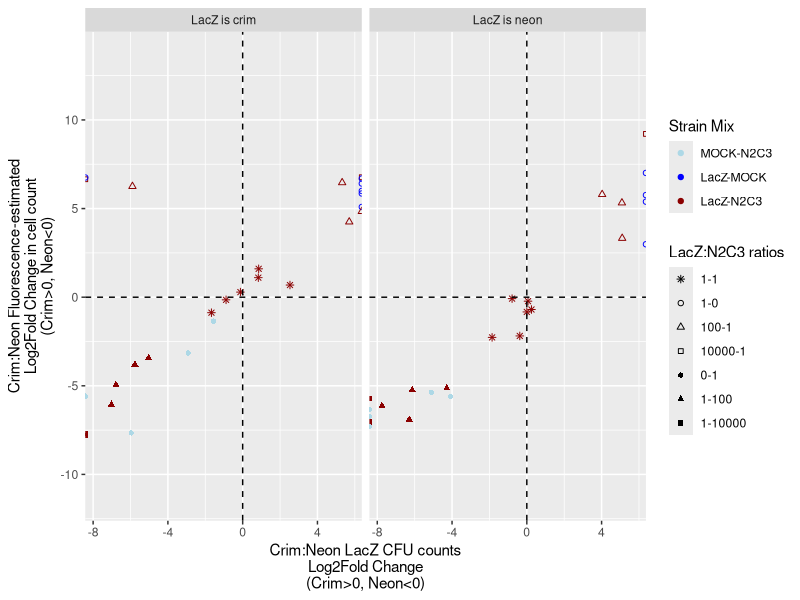
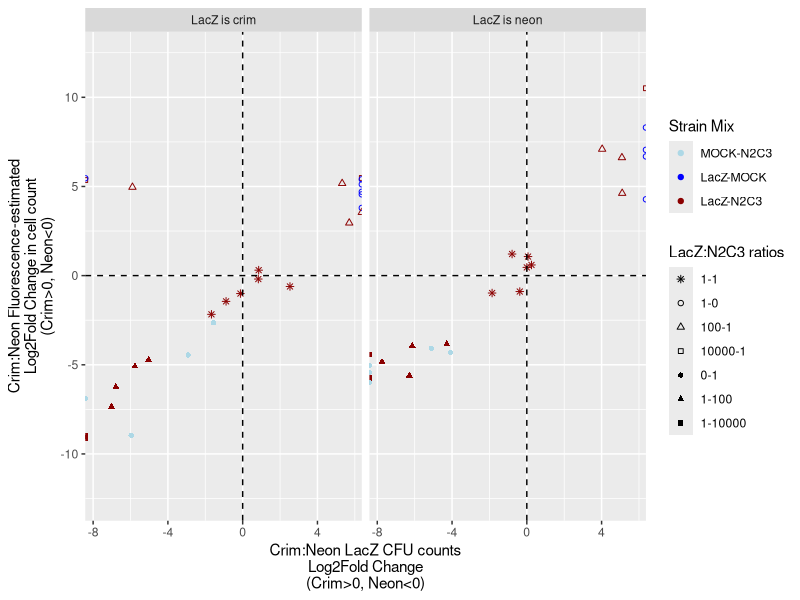
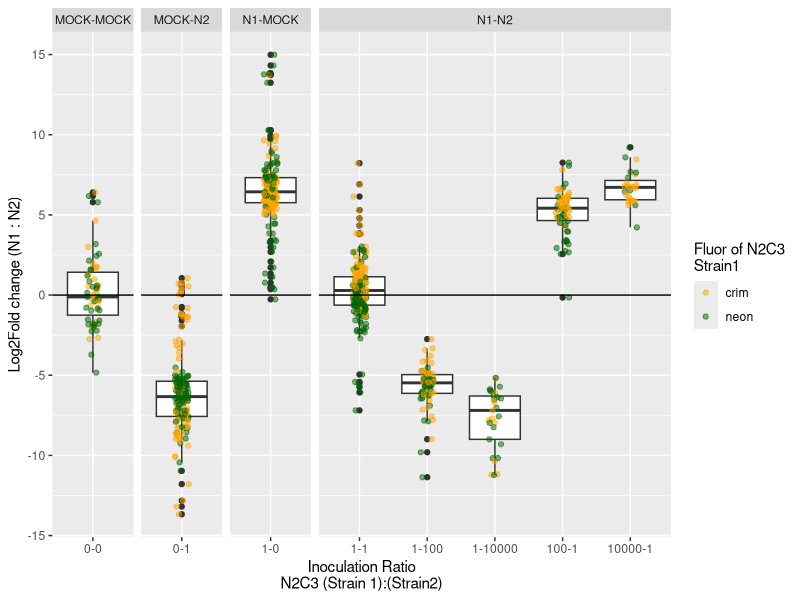
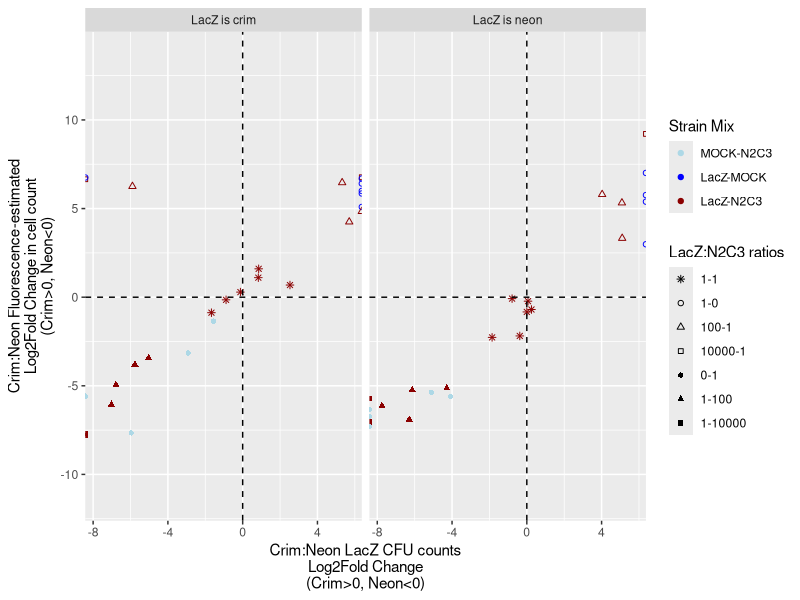
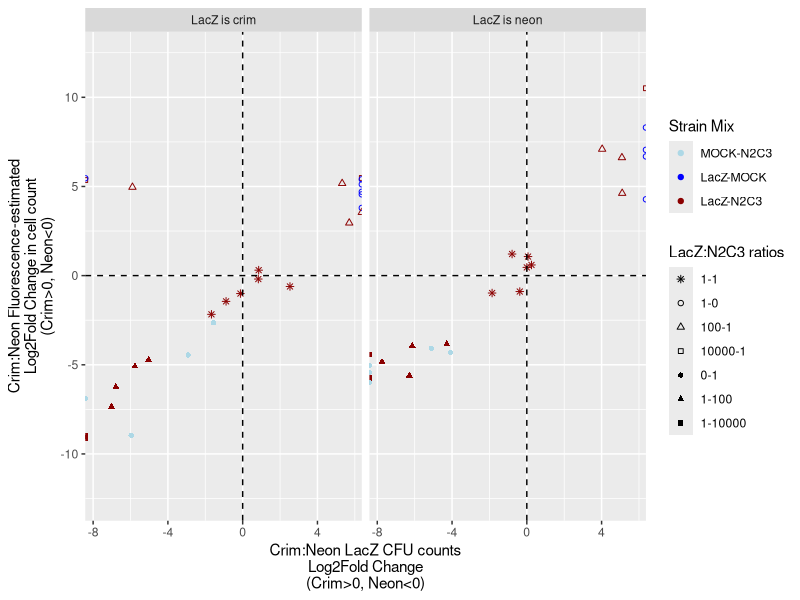
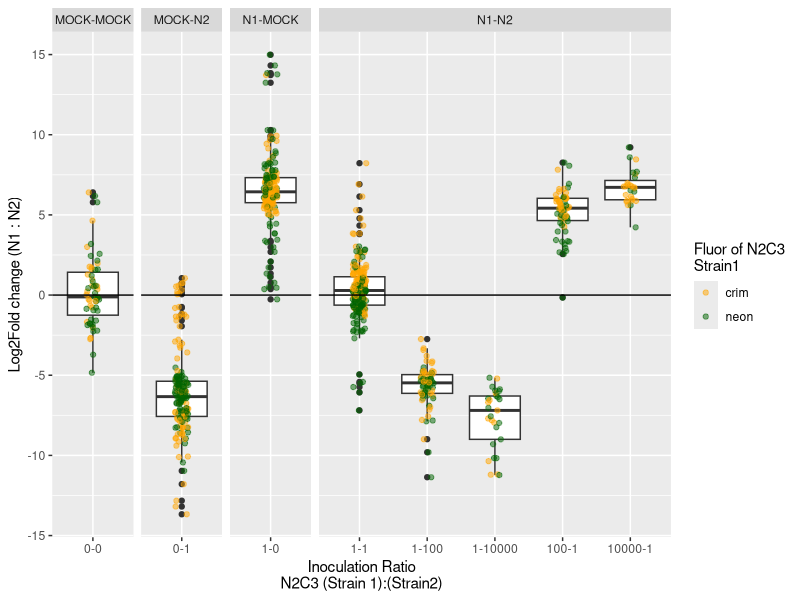

These charts were generated, in order, by the following R code:
#!bin/bash
library(lubridate)
library(tidyverse)

############# Exploratory Data Analysis #############
dir.create("03_N2C3_EDA")
# Notice that I name it 02. The numbers in front of the code/directories reminds me which order I need to run the code in
# This is "03" because it depends on output from "02" (compile_data). 
# If I have outputs from the EDA that I want to use downstream, then I will name them "03_"

dat <- read.delim("02_compile_data/dat_n2c3_vs_n2c3.txt")
dat_noplant <- read.delim("02_compile_data/dat_n2c3_vs_n2c3_noplant.txt")

dat
gg_n2c3_vs_cellcounts <- dat %>%
  filter(experiment == "2023-08-08_fluor") %>%
  mutate(StrainMix2 = gsub("N2C3","N2C3", gsub("WCS365","LacZ",StrainMix))) %>%
  mutate(StrainMix2 = factor(StrainMix2, levels=c("MOCK-MOCK","MOCK-N2C3","LacZ-MOCK","LacZ-N2C3"))) %>%
  mutate(ratio = factor(ratio, levels=c("0-0","1-1","1-0","100-1","10000-1","0-1","1-100","1-10000"))) %>%
  ggplot(aes(x=NN_FC_CFU, y=NN_FC_fluor_offset)) +
  geom_point(aes(col=StrainMix2, pch=ratio))+
  ylab("Crim:Neon Fluorescence-estimated\nLog2Fold Change in cell count\n(Crim>0, Neon<0)")+
  xlab("Crim:Neon LacZ CFU counts\nLog2Fold Change\n(Crim>0, Neon<0)") +
  scale_shape_manual(values=c("0-0"=3, "0-1"=16, "1-0"=21,"1-1"=8,"1-100"=17,"1-10000"=15,"100-1"=24,"10000-1"=22))+
  facet_grid(.~fluor_protect, labeller = labeller(fluor_protect=c(crim="LacZ is crim", neon="LacZ is neon")))+
  geom_hline(aes(yintercept=0), lty=2) +
  geom_vline(aes(xintercept=0), lty=2) +
  labs(shape="LacZ:N2C3 ratios", col="Strain Mix") +
  scale_colour_manual(values=c("MOCK-MOCK"="black","MOCK-N2C3"="lightblue","LacZ-MOCK"="blue","LacZ-N2C3"="darkred")) 
gg_n2c3_vs_cellcounts
ggsave("03_N2C3_EDA/gg_n2c3_vs_cellcounts.png", gg_n2c3_vs_cellcounts, width=8, height=4)

gg_n2c3_vs_cellcounts_nottransformed <- dat %>%
  filter(experiment == "2023-08-08_fluor") %>%
  mutate(StrainMix2 = gsub("N2C3","N2C3", gsub("WCS365","LacZ",StrainMix))) %>%
  mutate(StrainMix2 = factor(StrainMix2, levels=c("MOCK-MOCK","MOCK-N2C3","LacZ-MOCK","LacZ-N2C3"))) %>%
  mutate(ratio = factor(ratio, levels=c("0-0","1-1","1-0","100-1","10000-1","0-1","1-100","1-10000"))) %>%
  ggplot(aes(x=NN_FC_CFU, y=NN_FC_fluor, )) +
  geom_point(aes(col=StrainMix2, pch=ratio))+
  ylab("Crim:Neon Fluorescence-estimated\nLog2Fold Change in cell count\n(Crim>0, Neon<0)")+
  xlab("Crim:Neon LacZ CFU counts\nLog2Fold Change\n(Crim>0, Neon<0)") +
  scale_shape_manual(values=c("0-0"=3, "0-1"=16, "1-0"=21,"1-1"=8,"1-100"=17,"1-10000"=15,"100-1"=24,"10000-1"=22))+
  facet_grid(.~fluor_protect, labeller = labeller(fluor_protect=c(crim="LacZ is crim", neon="LacZ is neon")))+
  geom_hline(aes(yintercept=0), lty=2) +
  geom_vline(aes(xintercept=0), lty=2) +
  labs(shape="LacZ:N2C3 ratios", col="Strain Mix") +
  scale_colour_manual(values=c("MOCK-MOCK"="black","MOCK-N2C3"="lightblue","LacZ-MOCK"="blue","LacZ-N2C3"="darkred")) 
gg_n2c3_vs_cellcounts_nottransformed
ggsave("03_N2C3_EDA/gg_n2c3_vs_cellcounts_nottransformed.png", gg_n2c3_vs_cellcounts_nottransformed, width=8, height=4)


gg_n2c3_ratios_fluor <- dat %>%
  filter(is.finite(NN_FC_fluor_offset)) %>%
  mutate(StrainMix2 = gsub("N2C3","N2", gsub("WCS365","N1",StrainMix))) %>%
  mutate(StrainMix2 = factor(StrainMix2, levels=c("MOCK-MOCK","MOCK-N2","N1-MOCK","N1-N2"))) %>%
  # filter(protect =="WCS365") %>%
  ggplot(aes(x=ratio, y=NN_FC_fluor_offset)) +
  geom_boxplot() +
  geom_jitter(aes(col=fluor_protect), width=0.1, height=0, alpha=0.5) +
  facet_grid(.~StrainMix2, drop=TRUE, scales="free_x", space = "free")+
  xlab("Inoculation Ratio\nN2C3 (Strain 1):(Strain2)") +
  geom_hline(aes(yintercept=0)) +
  scale_color_manual(values=c("orange","darkgreen")) +
  labs(col="Fluor of N2C3\nStrain1") +
  ylab("Log2Fold change (N1 : N2)")
gg_n2c3_ratios_fluor
ggsave("03_N2C3_EDA/gg_n2c3_ratios_fluor.png", gg_n2c3_ratios_fluor, width=8, height=4)



